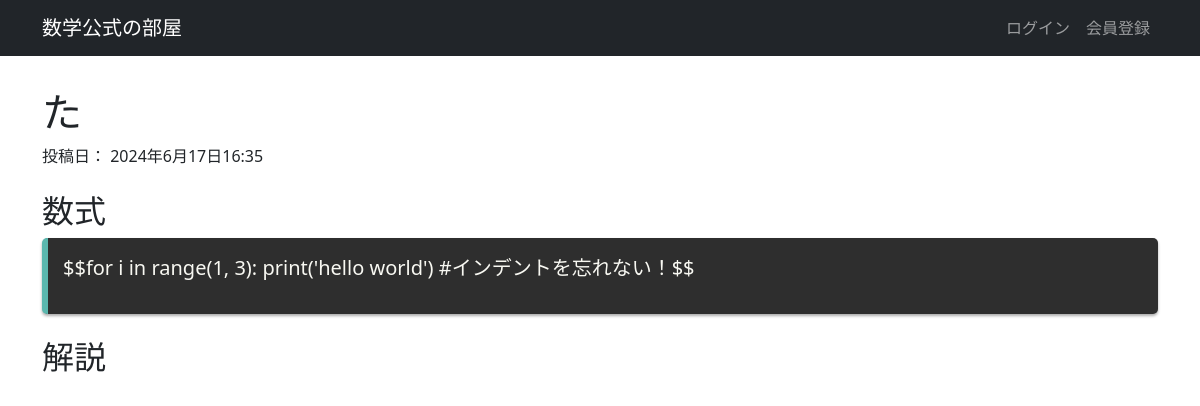
Page /helloworld/6/ on the earlier database version.
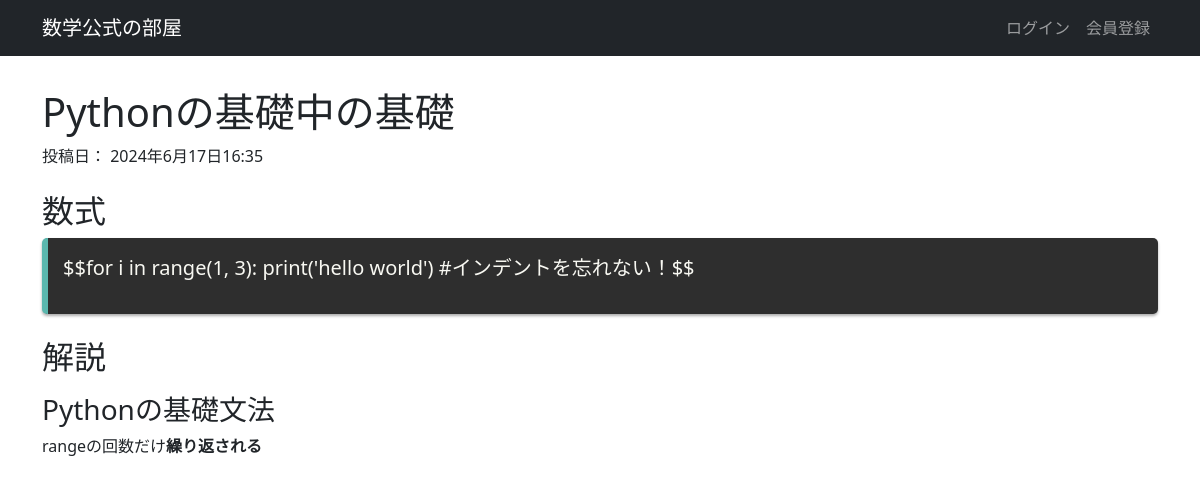
Same page on the later database version.
### helloworld/models.py (models this page shows, shortened)
class Helloworld(models.Model):
    title = models.CharField('タイトル', max_length=128)
    code = models.TextField('数式', blank=True)
    description = models.TextField('説明', blank=True)
    created_by = models.ForeignKey(settings.AUTH_USER_MODEL,
                                   verbose_name='投稿者',
                                   on_delete=models.CASCADE)
    created_at = models.DateTimeField('投稿日', auto_now_add=True)
    updated_at = models.DateTimeField('更新日', auto_now=True)

### helloworld/views.py (the view)
# urls.py: path('<int:snippet_id>/', views.snippet_detail, name = 'snippet_detail'),
def snippet_detail(request, snippet_id):
    snippet = get_object_or_404(Helloworld, pk=snippet_id)
    return render(request, 'snippets/snippet_detail.html', {'snippet': snippet})

### helloworld/templates/snippets/snippet_detail.html (shortened to what this page needs)
{% extends 'base.html' %}
{% block main %}
<h1>{{ snippet.title }}</h1>
<div class="snippet-date">
    投稿日： {{ snippet.created_at|date:'DATETIME_FORMAT' }}
</div><br>
<h2>数式</h2>
<div class="fomula">
    <p>$${{ snippet.code }}$$</p>
</div><br>
<h2>解説</h2>
<p>{{ snippet.description |safe }}</p>
{% endblock %}

Differences in the rows shown:
changed Helloworld "for i in range(1, 3): print('hello world') #インデントを忘れない！": title "た" → "Pythonの基礎中の基礎"; description (not shown) → "Pythonの基礎文法 rangeの回数だけ 繰り返される"
